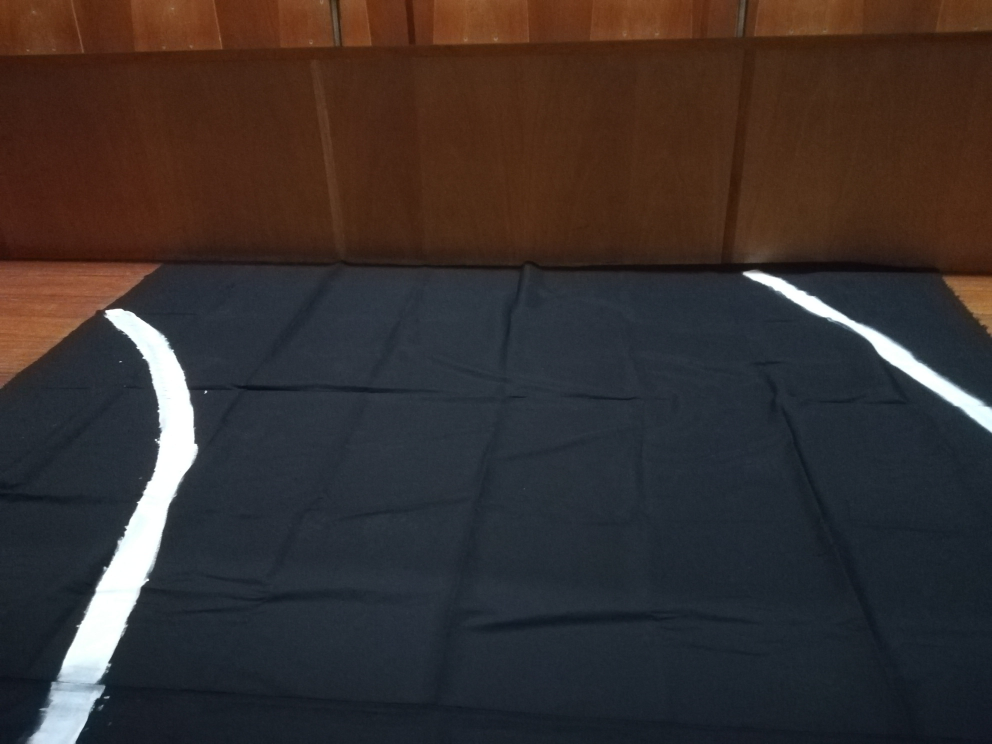
#> input picture images/img4.jpeg, 3968 x 2976 px (shown at 1/4 size); its folder holds 5 pictures in this run
$ python hough.py
#> lines starting #> are read from the running program, lines starting #| are printed output that depends on the picture
### Lane_Recognition/utils.py
# File for useful functions in the context of lane recognition

import cv2 as cv
import os


# [30 lines left out: functions show_image, show_image_temp, not called in this run]


def get_abs_path(rel_path: str, is_dir: bool = False):
    """

    :param rel_path: relative path
    :param is_dir:
    :return:
    """

    path = os.path.realpath(rel_path)

    assert os.path.exists(path), "File does not exist in specified path!"
    assert not is_dir or os.path.isdir(path), "Expected directory, got file"

    return path


# [3 lines that do not run on import are left out]

### Lane_Recognition/hough.py
# Based on https://docs.opencv.org/master/d6/d10/tutorial_py_houghlines.html

import cv2 as cv
import numpy as np
from Lane_Recognition import utils


def hough1(input_img: str, output_img: str = ""):
    """

    :param input_img: input image name
    :param output_img: output name -> if ommited doesn't save
    :return: output_img
    """

    # Getting the paths
    images_dir = utils.get_abs_path('../images', is_dir=True)
    image_path = utils.get_abs_path(f"../images/{input_img}")
    if output_img != "":
        output_img_path = f"{images_dir}/{output_img}"
    else:
        output_img_path = ""

    # Getting the image
    img = cv.imread(filename=image_path)

    # Processing
    gray = cv.cvtColor(img, cv.COLOR_BGR2GRAY)
    edges = cv.Canny(gray, 50, 150, apertureSize=3)
    lines = cv.HoughLines(edges, 1, np.pi / 180, 200)
    for line in lines:
        rho, theta = line[0]
        a = np.cos(theta)
        b = np.sin(theta)
        x0 = a * rho
        y0 = b * rho
        x1 = int(x0 + 1000 * (-b))
        y1 = int(y0 + 1000 * a)
        x2 = int(x0 - 1000 * (-b))
        y2 = int(y0 - 1000 * a)
        cv.line(img, (x1, y1), (x2, y2), (0, 0, 255), 2)
    if output_img_path != "":
        cv.imwrite(output_img_path, img)
    else:
        utils.show_image_temp(img=img)


def hough2(input_img, output_img: str = ""):
    """

    :param input_img:
    :param output_img:
    :return:
    """
#> called with input_img = 'img4.jpeg', output_img = 'img4h.png'

    # Getting the paths
    images_dir = utils.get_abs_path('../images', is_dir=True)
    image_path = utils.get_abs_path(f"../images/{input_img}")
    if output_img != "":
        output_img_path = f"{images_dir}/{output_img}"
    else:
        output_img_path = ""

    img = cv.imread(cv.samples.findFile(image_path))
#> img is the input picture: shape (2976, 3968, 3); mean B, G, R 47, 48.5, 56.8
    gray = cv.cvtColor(img, cv.COLOR_BGR2GRAY)
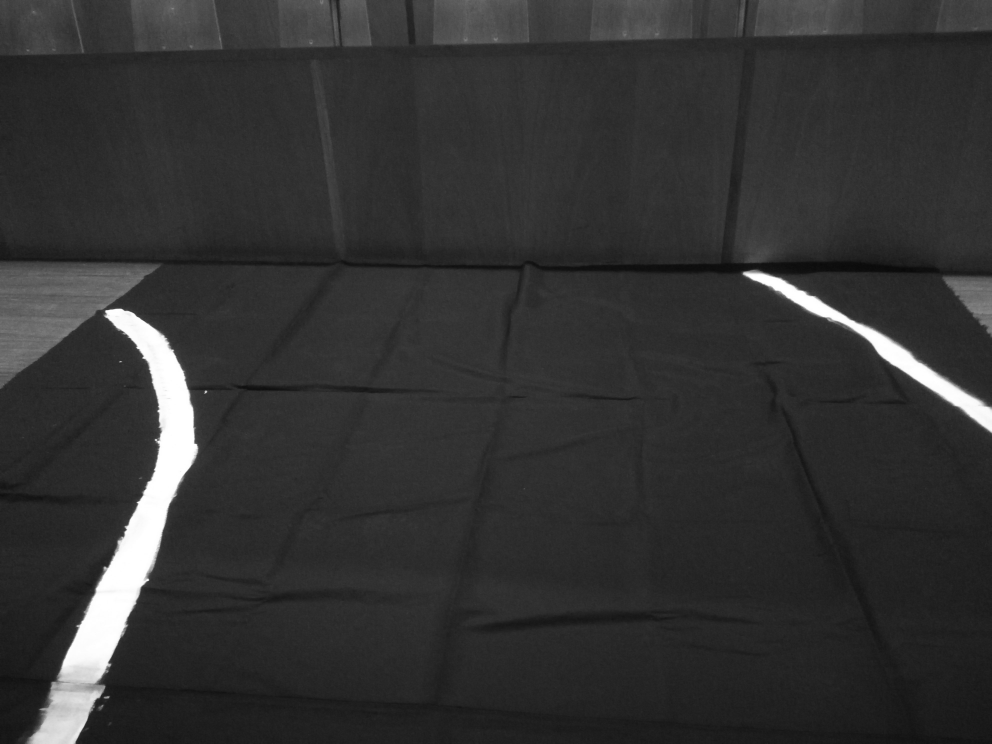
#> gray: shape (2976, 3968) (shown at 1/4 size); min 8, max 255, mean 50.8
    edges = cv.Canny(gray, 50, 150, apertureSize=3)
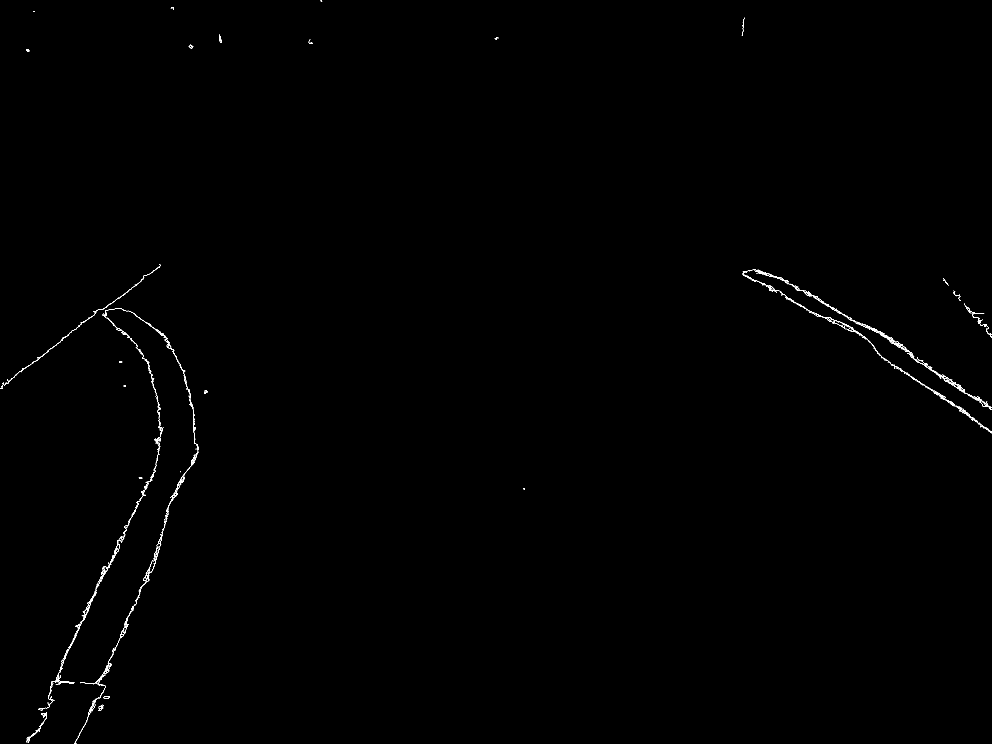
#> edges: shape (2976, 3968) (shown at 1/4 size); 0.17% white in thin lines or dots
    lines = cv.HoughLinesP(edges, 1, np.pi / 180, 100, minLineLength=100, maxLineGap=10)
#> lines = 18 rows, first 6: [3695, 1542, 3879, 1661], [242, 2669, 297, 2549], [300, 2548, 348, 2444], [3547, 1442, 3678, 1527], [529, 2065, 593, 1934], [338, 2902, 381, 2796]
    for line in lines:
        x1, y1, x2, y2 = line[0]
        cv.line(img, (x1, y1), (x2, y2), (0, 255, 0), 2)
#> this loop made 18 passes
#> (x1, y1, x2, y2) on passes 1 to 12: (3695, 1542, 3879, 1661), (242, 2669, 297, 2549), (300, 2548, 348, 2444), (3547, 1442, 3678, 1527), (529, 2065, 593, 1934), (338, 2902, 381, 2796), (3648, 1431, 3793, 1522), (353, 2423, 420, 2285), (3835, 1558, 3950, 1619), (3298, 1269, 3405, 1326), (404, 2718, 458, 2597), (3449, 1295, 3611, 1381)

    if output_img_path != "":
        cv.imwrite(output_img_path, img)
    else:
        utils.show_image_temp(img=img)


if __name__ == '__main__':
    hough2("img4.jpeg", "img4h.png")
#   TODO: check if it's possible to make lines following the white ones
